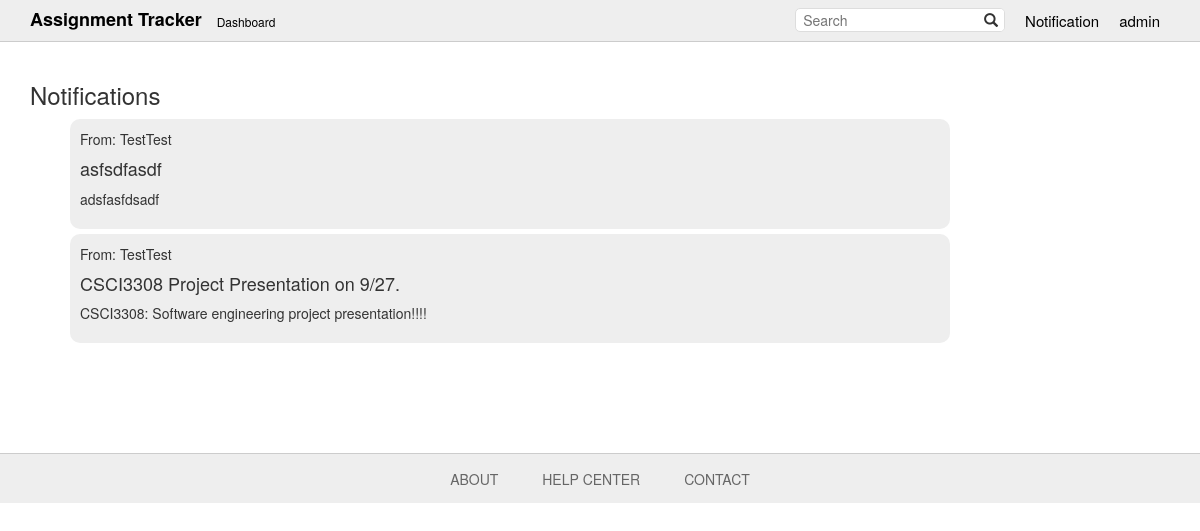
The page /notif/ (signed in) on the database its author committed.
### tables/models.py (models this page shows, shortened)
class Notification(models.Model):
    user_from = models.ForeignKey('auth.User', related_name='user_from')
    user_to = models.ForeignKey('auth.User', related_name='user_to')
    title = models.CharField(max_length=64)
    text = models.CharField(max_length=1024)
    time = models.DateTimeField(default=timezone.now)

### tables/views.py (the view)
# urls.py: url(r'^notif/$', views.notif, name='notif'),
@login_required
def notif(request):
    notifications = request.user.user_to.all()
    return render(request, 'tables/notif.html', {'notifications': notifications})

### tables/templates/tables/notif.html
{% extends 'tables/base.html' %}
{% block content %}
<section>
<h3>Notifications</h3>
<ul class="notif">
    {% for notif in notifications %}
        <li class="notif">
            <p>From: {{ notif.user_from }}</p>
            <h4>{{ notif.title }}</h4>
            <p>{{ notif.text }}</p>
        </li>
    {% endfor %}
</ul>
</section>
{% endblock %}

### tables/templates/tables/base.html (shortened to what this page needs)
{% load staticfiles %}
<!DOCTYPE html>
<html>
<head>
  <link rel="stylesheet" href="https://maxcdn.bootstrapcdn.com/bootstrap/3.3.6/css/bootstrap.min.css">
  <link rel="stylesheet" href="{% static 'css/style.css' %}">
</head>
<body>
  <header class="clearfix">
    <div class="container">
      <h1><a href="{% url 'test_main' %}">Assignment Tracker</a></h1>
      <a id="dashboard" href="{% url 'dashboard' %}">Dashboard</a>
      <ul class="topbar nav">
        {% if not user.is_authenticated %}
        <li class="topbar dropdown">
          <a href="{% url 'django.contrib.auth.views.login' %}">Login</a>
          <div class="topbar dropdown-items">
              <a href = "{% url 'signup' %}">Sign up</a>
              <a href="{% url 'django.contrib.auth.views.login' %}" class="top-menu">Login</a>
          </div>
        </li>
        {% else %}
        <li class="topbar dropdown">
          <a href="">{{ user.username }}</a>
        </li>
        <li><a href="{% url 'notif' %}">Notification</a></li>
        {% endif %}
        <li>
          <form action="{% url 'search' %}" method="get">
              <input type="search" name="keyword" placeholder="Search" />
              <button type="submit"><span class="glyphicon glyphicon-search"></span></button>
          </form>
        </li>
      </ul>
    </div>
  </header>
  <div class="container">
    {% block content %}
    {% endblock %}
  </div>
  <footer>
    <a href="{% url 'about' %}">About</a>
    <a href="{% url 'help' %}">Help Center</a>
    <a href="{% url 'contact' %}">Contact</a>
  </footer>
</body>
</html>

### tables/static/css/style.css (style rules this page uses)
a { color: black; text-decoration: none; }
input[type="search"] { border: 0; }
button[type="submit"] { border: 0; background-color: white; }
.dropdown { position: relative; display: inline-block; }
header { background-color: #eeeeee; border-bottom: 1px solid #cccccc; margin-bottom: 20px; }
header h1 { font-size: 18px; float: left; padding: 10px 0 10px 0; margin: 0; font-weight: bold; }
#dashboard { font-size: 12px; float: left; padding: 13px 0 0 15px; }
header ul.nav { height: inherit; float: right; margin: 0; padding: 0; }
header ul.nav li { height: 100%; padding: 0px; margin: 0px; float: right; list-style: none; }
header ul.nav li a { font-size: 15px; height: 100%; padding: 10px; display: inline-block; }
header ul.nav li form { margin-top: 8px; margin-right: 10px; background-color: white; padding-left: 5px; border: 1px solid #dddddd; border-radius: 5px; overflow: hidden; }
footer { width: 100%; height: 50px; background-color: #eeeeee; margin-top: 100px; border-top: 1px solid #cccccc; text-align: center; }
footer a { text-transform: uppercase; display: inline-block; color: #666666; margin-top: 15px; padding: 0 20px 0; }
.notif li, .assign li { width: 80%; list-style-type: none; border-radius: 10px; background-color: #eeeeee; padding: 10px; margin-bottom: 5px; }

### rows shown on the page
Notification: user_from "TestTest", title "asfsdfasdf", text "adsfasfdsadf"
Notification: user_from "TestTest", title "CSCI3308 Project Presentation on 9/27.", text "CSCI3308: Software engineering project presentation!!!!"

### other values the page prints
{{ user.username }} "admin"
